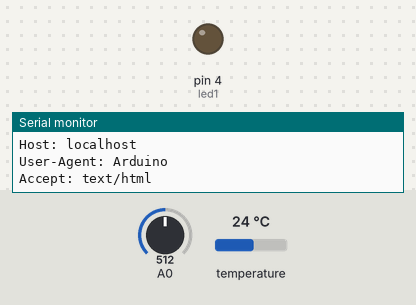
Bench run of a sketch on a simulated Arduino Uno, built with avr-gcc and run on an emulated ATmega328P. Shown: output pins drawn as LEDs (lit = HIGH), the last lines printed to the serial monitor. Inputs (shaded band) come from the test bench; at power-on: temperature 24 °C, A0 = 512. WiFi joins after 1.5 s; servers stay silent unless stated; uploads are accepted with an empty reply.

Above: at 2.2 s.
2.3 s: temperature set to 25.5 °C
At 12.6 s:
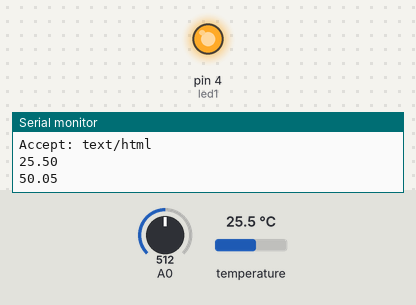
12.8 s: temperature set to 12 °C
At 16.2 s:
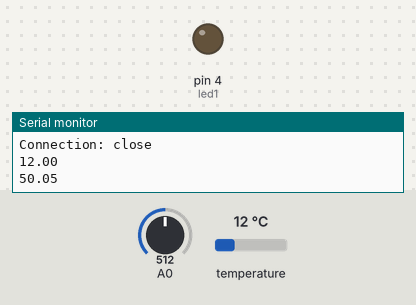
18.6 s: temperature set to 28 °C
At 28.5 s:
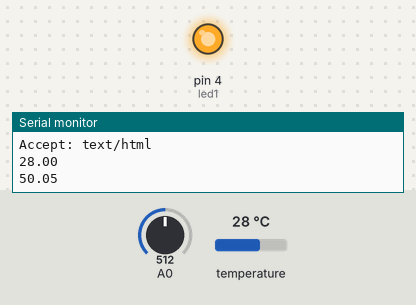
Timing chart, 0 to 30.0 s (numbered marks = the images above; inputs shaded):
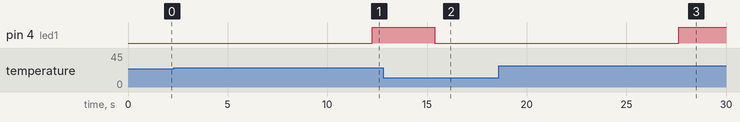

Measured:
- the behaviour switches between 25 and 25.1 °C on temperature (found by bisection; images 0 and 1)
- after the input at 2.3 s, pin 4 (led1): LOW → HIGH after 9.9 s
- after the input at 12.8 s, pin 4 (led1): HIGH → LOW after 2.6 s
- after the input at 18.6 s, pin 4 (led1): LOW → HIGH after 9.0 s

The sketch:

Arduino.ino
```cpp
#include <OneWire.h>
#include <SPI.h>   //+
#include <Ethernet.h>
#include <Client.h> //+
int SensorPin = 2;

int led1 = 4;
int val = 0;
float percent;

OneWire ds(SensorPin);


//          +
// Enter a MAC address for your controller below.
// Newer Ethernet shields have a MAC address printed on a sticker on the shield
byte mac[] = { 0x90, 0xA2, 0xDA, 0x0F, 0xE9, 0x73 };
// if you don't want to use DNS (and reduce your sketch size)
// use the numeric IP instead of the name for the server:
//IPAddress server(74,125,232,128);  // numeric IP for Google (no DNS)
//char server[] = "www.google.com";    // name address for Google (using DNS)
IPAddress server(192,168,0,1);
// Set the static IP address to use if the DHCP fails to assign
IPAddress ip(192,168,0,2);

// Initialize the Ethernet client library
// with the IP address and port of the server
// that you want to connect to (port 80 is default for HTTP):
EthernetClient client;
bool connected = false;


void setup(void)
{
	Serial.begin(9600);
	pinMode(led1, OUTPUT);
	delay(1000);
	Ethernet.begin(mac,ip);
}


void loop(void)
{
	if(!connected)
	{
		Serial.println("Not connected");
		if (client.connect(server,80))
		{
		  float temperat = 226;
		  float tempSensor = getTemp();
		  float humSensor = getHum();
			connected = true;
			client.print("GET /WS_ARDUINO/ws_insert_temp.php?temperature=");
			client.print(tempSensor);
			client.print("&&humidity=");
			client.print(humSensor);
			client.println("HTTP/1.1\r\n");
			Serial.println();
			client.println("Host: localhost\r\n");
			Serial.println("Host: localhost\r\n");
			client.println();
			client.println("User-Agent: Arduino\r\n");
			Serial.println("User-Agent: Arduino\r\n");
			client.println("Accept: text/html\r\n");
			Serial.println("Accept: text/html\r\n");
			client.println();
			Serial.println();
			delay(10000);
		}
		else
		{
			Serial.println("Cannot connect to Server");
		}
	}
	else
	{
		delay(1000);
		while (client.connected() && client.available())
		{
			char c = client.read();
			Serial.print(c);
		}
		Serial.println();
		client.stop();
		connected = false;
    }

	float temp = getTemp();
	float hum = getHum();
	Serial.println(temp);
	Serial.println(hum);
	Serial.println();
	delay(1000);


//    +
// if there are incoming bytes available
// from the server, read them and print them:


  if(temp > 25){
    digitalWrite(led1, HIGH);   // turn the LED on (HIGH is the voltage level)
    delay(1000);
      if(temp > 30){
      digitalWrite(led1, LOW);
      delay(100);
    }
  }
  else{
    digitalWrite(led1, LOW);   // turn the LED on (HIGH is the voltage level)
    delay(1000);
  }
}


float getHum()
{
	int sensorValue = analogRead(A0);
	percent = ((sensorValue*100.f)/1025);
	float resultHum = (100 - percent);
	return resultHum;
}


float getTemp()
{
	byte data[12];
	byte addr[8];

	if ( !ds.search(addr)) {
		//no more sensors on chain, reset search
		ds.reset_search();
		Serial.println("I m here!");
		return -1000;
	}

	if ( OneWire::crc8( addr, 7) != addr[7]) {
		Serial.println("CRC is not valid!");
		return -1000;
	}

	if ( addr[0] != 0x10 && addr[0] != 0x28) {
		Serial.print("Device is not recognized");
		return -1000;
	}

	ds.reset();
	ds.select(addr);
	ds.write(0x44,1);

	byte present = ds.reset();
	ds.select(addr);
	ds.write(0xBE);

	for (int i = 0; i < 9; i++) {
		data[i] = ds.read();
	}

	ds.reset_search();

	byte MSB = data[1];
	byte LSB = data[0];

	float TRead = (MSB << 8) | LSB;
	float Temperature = TRead / 16;


	return Temperature;
}
```
